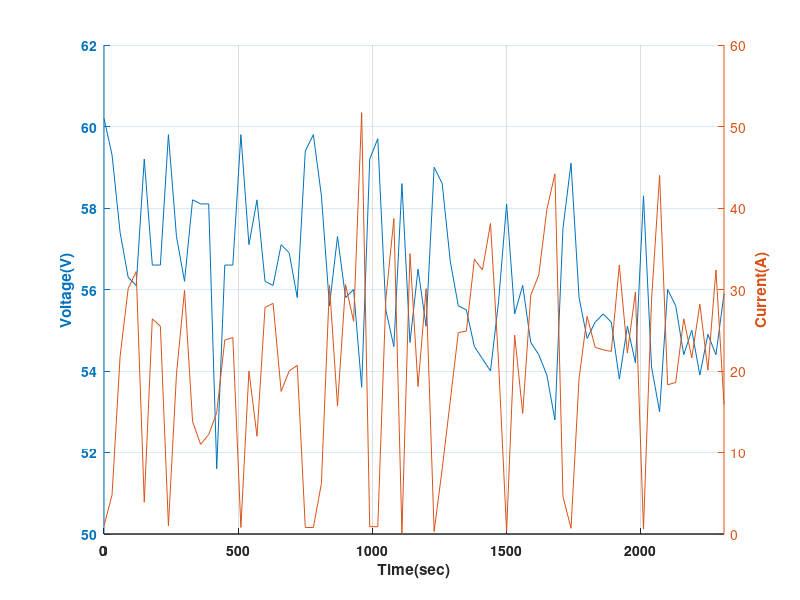

MATLAB code to generate this figure:
clc;
clear all;
close all;
voltage = [60.2 59.3 57.4 56.3 56.1 59.2 56.6 56.6 59.8 57.3 56.2 58.2 58.1 58.1 51.6 56.6 56.6 	59.8 57.1 58.2 56.2 56.1 57.1 56.9 55.8 59.4 59.8 58.3 55.6 57.3 55.8 56.0 53.6 59.2 59.7 	55.5 54.6 58.6 54.7 56.5 55.1 59.0 58.6 56.7 55.6 55.5 54.6 54.3 54.0 55.7 58.1 55.4 56.1 	54.7 54.4 53.9 52.8 57.5 59.1 55.8 54.8 55.2 55.4 55.2 53.8 55.1 54.2 58.3 54.1 53.0 56.0 	55.6 54.4 55.0 53.9 54.9 54.4 55.9];
current = [1.0 4.8 21.8 30.1 32.2 3.9 26.4 25.5 1.0 19.6 29.9 13.8 11.0 12.2 14.9 23.8 24.1 0.8 20.0 	12.0 27.8 28.3 17.5 20.0 20.7 0.8 0.8 6.2 30.5 15.7 30.6 26.1 51.7 0.9 0.9 28.8 38.7 0.1 	34.4 18.1 30.1 0.3 8.0 16.3 24.7 24.9 33.7 32.4 38.1 21.1 0.3 24.4 14.8 29.3 31.8 39.8 	44.2 4.6 0.7 19.1 26.7 22.9 22.6 22.4 33.0 22.2 29.7 0.6 28.7 44.0 18.3 18.6 26.4 21.6 	28.2 20.1 32.4 15.9];
time = 0:30:2310;
hold on
%figure(1)
%plot(time,voltage,time,current,'linewidth',2),xlabel('Time(sec)','FontWeight','bold'),ylabel('Voltage(V)','FontWeight','bold'),grid on,title('Voltage vs Time ','FontWeight','bold'),set(gca,'FontWeight','bold')
[ax,p1,p2] = plotyy(time,voltage,time,current,'plot'),grid on

xlabel(ax(1),'Time(sec)','FontWeight','bold'),set(gca,'FontWeight','bold') % label x-axis
ylabel(ax(1),'Voltage(V)','FontWeight','bold'),set(gca,'FontWeight','bold') % label left y-axis
ylabel(ax(2),'Current(A)','FontWeight','bold'),set(gca,'FontWeight','bold')